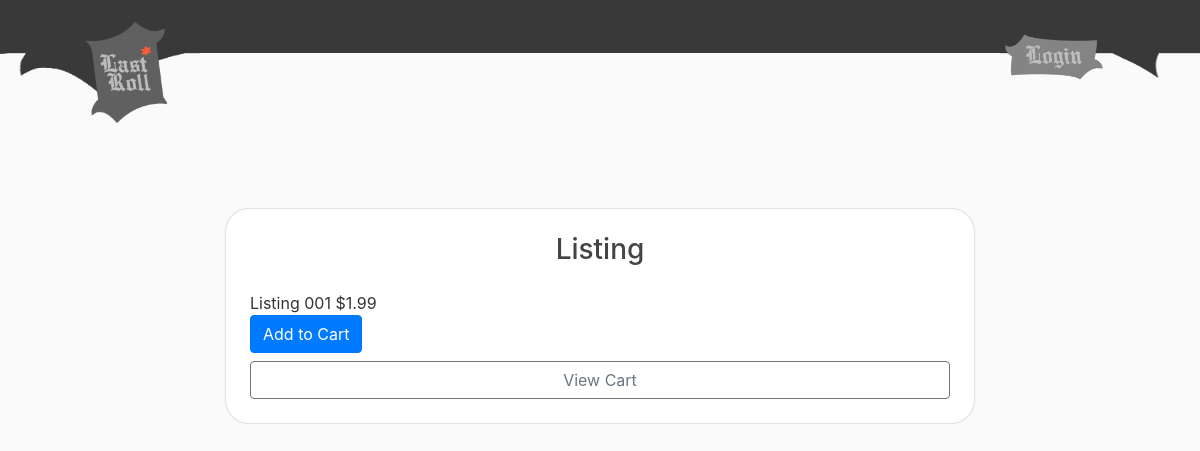
Before: /listing/2/ with the older database file.
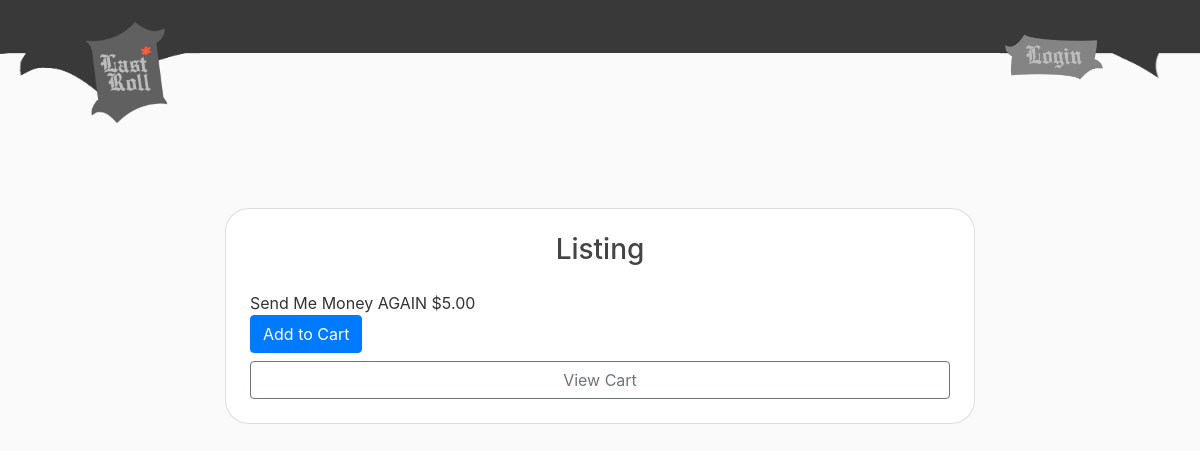
After: the same page with the newer database file.
### store/models.py (models this page shows, shortened)
class Product(models.Model):
    seller = models.ForeignKey(Seller, on_delete=models.CASCADE)
    name = models.CharField(max_length=100)
    description = models.TextField(blank=True)
    price = models.DecimalField(max_digits=8, decimal_places=2)
    stock = models.PositiveIntegerField(default=0)
    image = models.ImageField(upload_to='product_images/', blank=True)
    created_at = models.DateTimeField(default=timezone.now)
    status = models.IntegerField(default=0)
    is_reported = models.BooleanField(default=False)
    report_confirmed = models.BooleanField(default=False)

### shop/views.py (the view)
# urls.py: path('listing/<int:product_id>/', views.listing, name='listing'),
def listing(request, product_id):
    product = get_object_or_404(Product, id=product_id)
    cart = get_cart_from_cookies(request)
    quantity_in_cart = cart.get(str(product_id), 0)
    context = {
        'product': product,
        'quantity_in_cart': quantity_in_cart,
        'listing': Product.objects.filter(id = product_id).first()
    }
    return render(request, 'shop/listing.html', context)

### shop/views.py (called while the page is built)
def get_cart_from_cookies(request):
    cart = {}
    cart_data = request.COOKIES.get('cart')
    if cart_data:
        try:
            cart = json.loads(cart_data)
        except json.JSONDecodeError:
            cart = {}
    return cart

### shop/templates/shop/listing.html (shortened to what this page needs)
{% extends "shop/base.html" %}
{% block content %}
<div class="container mt-5">
  <div class="card shadow p-4" style="border-radius: 1.5rem; max-width: 750px; margin: auto;">
    <h3 class="text-center mb-4">Listing</h3>
              <td>{{ listing.name }}</td>
              <td>${{ listing.price }}</td>
      <form action="{% url 'add_to_cart' product.id %}" method="post">
        <button type="submit" class="btn btn-primary">
          Add to Cart
        </button>
      </form>
      <a href="{% url 'cart' %}" class="btn btn-outline-secondary mt-2">View Cart</a>
  </div>
</div>
{% endblock %}

### shop/templates/shop/base.html (shortened to what this page needs)
{% load static %}
<!doctype html>
<html lang="en">
  <head>
    <link rel="stylesheet" href="https://cdn.jsdelivr.net/npm/bootstrap@4.0.0/dist/css/bootstrap.min.css">
    <link rel="stylesheet" href="https://cdn.jsdelivr.net/npm/bootstrap-icons@1.11.1/font/bootstrap-icons.css">
    <link rel="stylesheet" type="text/css" href="{% static 'shop/main.css'%}">
  </head>
  <body>
    <div>
    <header class="site-header">
        <nav class="navbar navbar-dark fixed-top">
            <img style="position: absolute; z-index: -1; width: 100vw; height:100%; left:0px; right:0px" src="{% static 'shop/HeaderShapeC.png' %}">
            <div>
                <a href="{% url 'shop-home' %}" style="padding-left:5vw">
                <img style="width:100px; max-width:30vw" src="{% static 'shop/SiteLogo.png' %}"> </img>
                </a>
                {% if user.is_authenticated %}
                    {% if user.profile.role == user.profile.ROLE_ADMIN %}
                        <div style="position:absolute; top: 22%; right:8vw">
                        <a href="{% url 'shop-adminaccount' %}">
                            <img style="width:100px; max-width:30vw" src="{% static 'shop/AccountButton.png' %}"> </img>
                        </a>
                        </div>
                    {% elif user.profile.role == user.profile.ROLE_SELLER %}
                        <div style="position:absolute; top: 22%; right:8vw">
                        <a href="{% url 'shop-selleraccount' %}">
                            <img style="width:100px; max-width:30vw" src="{% static 'shop/AccountButton.png' %}"> </img>
                        </a>
                        </div>
                    {% elif user.profile.role == user.profile.ROLE_BUYER %}
                        <div style="position:absolute; top: 25%; right:5vw">
                        <a href="{% url 'shop-cart' %}">
                            <img style="position:absolute; width:70px; max-width:25vw; z-index:1; right:0px; padding-right: 3vw; top: -5vh" src="{% static 'shop/CartButton.png' %}"> </img>
                        </a>
                        <a href="{% url 'shop-buyeraccount' %}">
                            <img style="position:absolute; width:100px; max-width:30vw; right:55px; padding-right: 3vw" src="{% static 'shop/AccountButton.png' %}"> </img>
                        </a>
                        </div>
                    {% endif %}
                {% else %}
                <div style="position:absolute; top: 22%; right:8vw">
                <a href="{% url 'shop-login' %}">
                    <img style="width:100px; max-width:30vw" src="{% static 'shop/LoginButton.png' %}"> </img>
                </a>
                </div>
                {% endif %}
            </div>
        </nav>
    </header>
    <main role="main" class="container">
        <div class="row" style="padding-top: 80px">
            <div class="col-md-12">
            {% block content %}
            {% endblock %}
            </div>
        </div>
    </main>
</div>
  </body>
</html>

### shop/static/shop/main.css (style rules this page uses)
body { background: #fafafa; color: #333333; margin-top: 5rem; }
h1, h2, h3, h4, h5, h6 { color: #444444; }

Changed rows visible on the page:
changed Product: name "Listing 001" → "Send Me Money AGAIN"; price "1.99" → "5.00"
